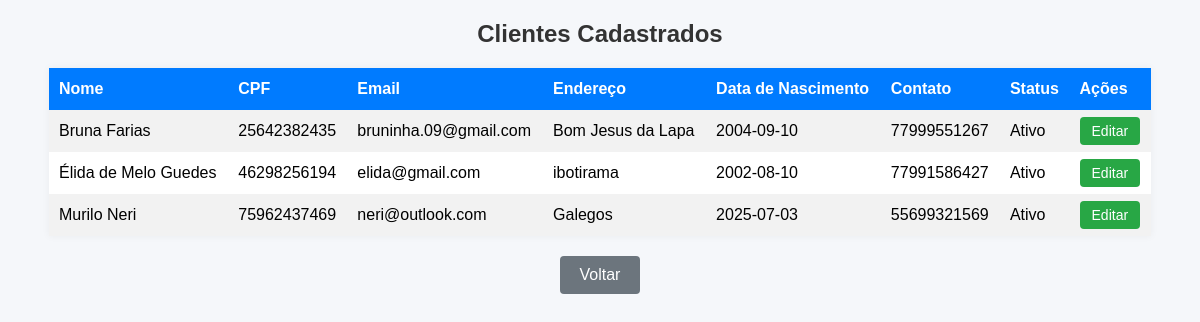
Before: /site_completo/listar_clientes.php with the older database file.
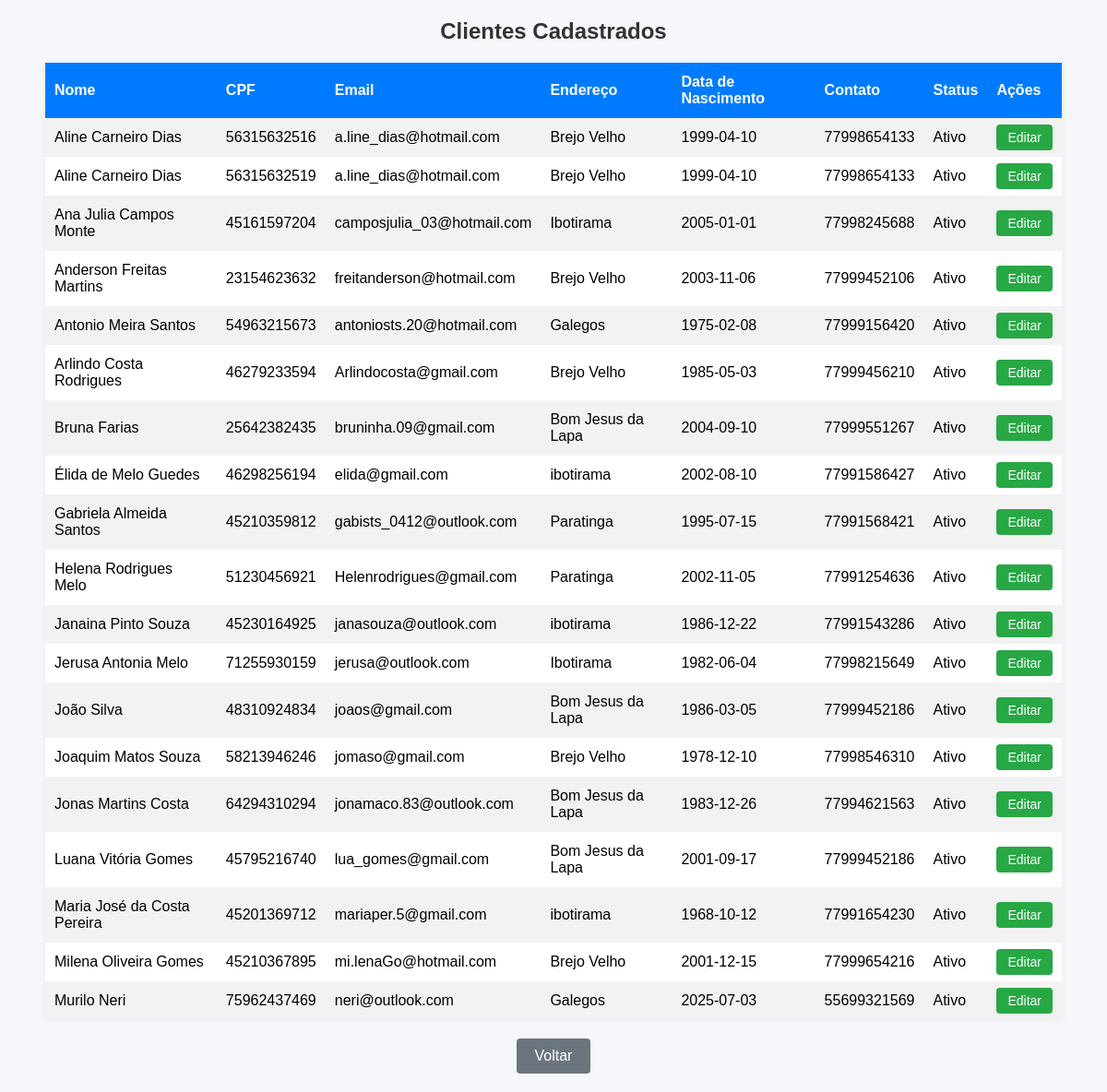
After: the same page with the newer database file.
### tables this page shows
CREATE TABLE `clientes` (
  `id` int(11) NOT NULL,
  `nome` varchar(100) NOT NULL,
  `cpf` varchar(11) NOT NULL,
  `email` varchar(100) NOT NULL,
  `login` varchar(50) NOT NULL,
  `senha` varchar(255) NOT NULL,
  `status` enum('ativo','inativo') DEFAULT 'ativo',
  `endereco` varchar(255) NOT NULL,
  `data_nascimento` date NOT NULL,
  `contato` varchar(20) NOT NULL
);

### site_completo/listar_clientes.php (the view, shortened to what this page needs)
<?php
require 'conexao.php';
$result = $conn->query("SELECT * FROM clientes ORDER BY nome ASC");
$clientes = [];
if ($result && $result->num_rows > 0) {
    while ($row = $result->fetch_assoc()) {
        $clientes[] = $row;
    }
}
?>
<!DOCTYPE html>
<html lang="pt-br">
<head>
</head>
<body>
<h2>Clientes Cadastrados</h2>
<table>
    <tr>
        <th>Nome</th>
        <th>CPF</th>
        <th>Email</th>
        <th>Endereço</th>
        <th>Data de Nascimento</th>
        <th>Contato</th>
        <th>Status</th>
        <th>Ações</th>
    </tr>
    <?php foreach ($clientes as $cliente): ?>
        <tr>
            <td><?= htmlspecialchars($cliente['nome']) ?></td>
            <td><?= $cliente['cpf'] ?></td>
            <td><?= $cliente['email'] ?></td>
            <td><?= $cliente['endereco'] ?></td>
            <td><?= $cliente['data_nascimento'] ?></td>
            <td><?= $cliente['contato'] ?></td>
            <td><?= ucfirst($cliente['status']) ?></td>
            <td>
                <a href="editar_cliente.php?id=<?= $cliente['id'] ?>" class="btn-editar">Editar</a>
            </td>
        </tr>
    <?php endforeach; ?>
</table>
<a href="index.php" class="voltar">Voltar</a>
</body>
</html>

Changed rows visible on the page:
added clientes: nome "Aline Carneiro Dias", cpf "56315632516", email "a.line_dias@hotmail.com", endereco "Brejo Velho", data_nascimento "1999-04-10", contato "77998654133", status "Ativo"
added clientes: nome "Aline Carneiro Dias", cpf "56315632519", email "a.line_dias@hotmail.com", endereco "Brejo Velho", data_nascimento "1999-04-10", contato "77998654133", status "Ativo"
added clientes: nome "Ana Julia Campos Monte", cpf "45161597204", email "camposjulia_03@hotmail.com", endereco "Ibotirama", data_nascimento "2005-01-01", contato "77998245688", status "Ativo"
added clientes: nome "Anderson Freitas Martins", cpf "23154623632", email "freitanderson@hotmail.com", endereco "Brejo Velho", data_nascimento "2003-11-06", contato "77999452106", status "Ativo"
added clientes: nome "Antonio Meira Santos", cpf "54963215673", email "antoniosts.20@hotmail.com", endereco "Galegos", data_nascimento "1975-02-08", contato "77999156420", status "Ativo"
added clientes: nome "Arlindo Costa Rodrigues", cpf "46279233594", email "Arlindocosta@gmail.com", endereco "Brejo Velho", data_nascimento "1985-05-03", contato "77999456210", status "Ativo"
added clientes: nome "Gabriela Almeida Santos", cpf "45210359812", email "gabists_0412@outlook.com", endereco "Paratinga", data_nascimento "1995-07-15", contato "77991568421", status "Ativo"
added clientes: nome "Helena Rodrigues Melo", cpf "51230456921", email "Helenrodrigues@gmail.com", endereco "Paratinga", data_nascimento "2002-11-05", contato "77991254636", status "Ativo"
added clientes: nome "Janaina Pinto Souza", cpf "45230164925", email "janasouza@outlook.com", endereco "ibotirama", data_nascimento "1986-12-22", contato "77991543286", status "Ativo"
added clientes: nome "Jerusa Antonia Melo", cpf "71255930159", email "jerusa@outlook.com", endereco "Ibotirama", data_nascimento "1982-06-04", contato "77998215649", status "Ativo"
added clientes: nome "João Silva", cpf "48310924834", email "joaos@gmail.com", endereco "Bom Jesus da Lapa", data_nascimento "1986-03-05", contato "77999452186", status "Ativo"
added clientes: nome "Joaquim Matos Souza", cpf "58213946246", email "jomaso@gmail.com", endereco "Brejo Velho", data_nascimento "1978-12-10", contato "77998546310", status "Ativo"
added clientes: nome "Jonas Martins Costa", cpf "64294310294", email "jonamaco.83@outlook.com", endereco "Bom Jesus da Lapa", data_nascimento "1983-12-26", contato "77994621563", status "Ativo"
added clientes: nome "Luana Vitória Gomes", cpf "45795216740", email "lua_gomes@gmail.com", endereco "Bom Jesus da Lapa", data_nascimento "2001-09-17", contato "77999452186", status "Ativo"
added clientes: nome "Maria José da Costa Pereira", cpf "45201369712", email "mariaper.5@gmail.com", endereco "ibotirama", data_nascimento "1968-10-12", contato "77991654230", status "Ativo"
added clientes: nome "Milena Oliveira Gomes", cpf "45210367895", email "mi.lenaGo@hotmail.com", endereco "Brejo Velho", data_nascimento "2001-12-15", contato "77999654216", status "Ativo"
